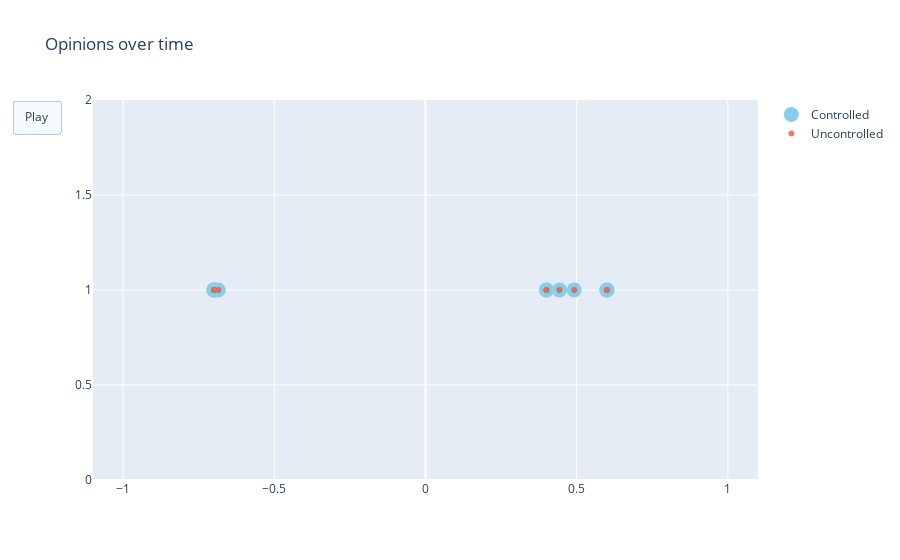

Write notebook code for a chart like this one.
### Code cell
fig = go.Figure(
    data=[go.Scatter(x=c_xs[:, 0].flatten(), y=np.ones(eq.var_dim-1),
                         mode='markers',
                         name="Controlled", marker=dict(color='SkyBlue', size=15)),
         go.Scatter(x=uc_xs[:, 0].flatten(), y=np.ones(eq.var_dim-1),
                         mode='markers',
                         name="Uncontrolled", opacity=0.8)],
    layout=go.Layout(
        xaxis=dict(range=[-1.1, 1.1], autorange=False),
        yaxis=dict(range=[0, 2], autorange=False),
        title="Opinions over time",
        updatemenus=[dict(
            type="buttons",
            buttons=[dict(label="Play",
                          method="animate",
                          args=[None, {"frame": {"duration": 25, 
                                                                        "redraw": False},
                                                              "fromcurrent": True, 
                                                              "transition": {"duration": 0.1}}])])]
    ),
    frames=[go.Frame(data=[go.Scatter(x=c_xs[:, i].flatten(), y=np.ones(eq.var_dim-1),
                         mode='markers',
                         name="Controlled", marker=dict(color='SkyBlue', size=15)),
                          go.Scatter(x=uc_xs[:, i].flatten(), y=np.ones(eq.var_dim-1),
                         mode='markers',
                         name="Uncontrolled", opacity=0.8)]) for i in range(c_xs.shape[1])]
)
fig.update_layout(transition = {'duration': 0.1})
fig.show()

### Figure 1 — Plotly figure (JSON) as saved in the notebook; plotly's stock layout.template omitted (floating-point values rounded to 4 significant figures)
{"data": [{"marker": {"color": "SkyBlue", "size": 15}, "mode": "markers", "name": "Controlled", "type": "scatter", "x": [-0.6853, -0.7, -0.7, -0.7, 0.4, 0.4435, 0.4, 0.6, 0.6, 0.4919], "y": [1, 1, 1, 1, 1, 1, 1, 1, 1, 1]}, {"mode": "markers", "name": "Uncontrolled", "opacity": 0.8, "type": "scatter", "x": [-0.6853, -0.7, -0.7, -0.7, 0.4, 0.4435, 0.4, 0.6, 0.6, 0.4919], "y": [1, 1, 1, 1, 1, 1, 1, 1, 1, 1]}], "layout": {"title": {"text": "Opinions over time"}, "transition": {"duration": 0.1}, "updatemenus": [{"buttons": [{"args": [null, {"frame": {"duration": 25, "redraw": false}, "fromcurrent": true, "transition": {"duration": 0.1}}], "label": "Play", "method": "animate"}], "type": "buttons"}], "xaxis": {"autorange": false, "range": [-1.1, 1.1]}, "yaxis": {"autorange": false, "range": [0, 2]}}}
